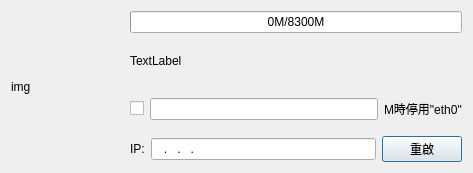
<?xml version="1.0" encoding="UTF-8"?>
<ui version="4.0">
 <class>DromFlows</class>
 <widget class="QDialog" name="DromFlows">
  <property name="geometry">
   <rect>
    <x>0</x>
    <y>0</y>
    <width>473</width>
    <height>173</height>
   </rect>
  </property>
  <property name="windowTitle">
   <string>DromFlows</string>
  </property>
  <property name="windowIcon">
   <iconset resource="dormflows.qrc">
    <normaloff>:/img/flow.png</normaloff>:/img/flow.png</iconset>
  </property>
  <layout class="QGridLayout" name="gridLayout">
   <item row="0" column="0">
    <layout class="QHBoxLayout" name="horizontalLayout_3">
     <item>
      <widget class="QLabel" name="imgL">
       <property name="text">
        <string>img                            </string>
       </property>
      </widget>
     </item>
     <item>
      <layout class="QVBoxLayout" name="verticalLayout">
       <item>
        <widget class="QProgressBar" name="flowsProg">
         <property name="maximum">
          <number>8300</number>
         </property>
         <property name="value">
          <number>0</number>
         </property>
         <property name="format">
          <string>%vM/%mM</string>
         </property>
        </widget>
       </item>
       <item>
        <widget class="QLabel" name="flowsL">
         <property name="text">
          <string>TextLabel</string>
         </property>
        </widget>
       </item>
       <item>
        <layout class="QHBoxLayout" name="horizontalLayout">
         <item>
          <widget class="QCheckBox" name="disableChk">
           <property name="text">
            <string/>
           </property>
          </widget>
         </item>
         <item>
          <widget class="QLineEdit" name="limitLE">
           <property name="inputMask">
            <string/>
           </property>
          </widget>
         </item>
         <item>
          <widget class="QLabel" name="disL">
           <property name="text">
            <string>M時停用&quot;eth0&quot;</string>
           </property>
          </widget>
         </item>
        </layout>
       </item>
       <item>
        <layout class="QHBoxLayout" name="horizontalLayout_2">
         <item>
          <widget class="QLabel" name="label_4">
           <property name="text">
            <string>IP:</string>
           </property>
          </widget>
         </item>
         <item>
          <widget class="QLineEdit" name="ipLE">
           <property name="inputMask">
            <string>000.000.000.000; </string>
           </property>
          </widget>
         </item>
         <item>
          <widget class="QPushButton" name="pushButton">
           <property name="text">
            <string>重啟</string>
           </property>
          </widget>
         </item>
        </layout>
       </item>
      </layout>
     </item>
    </layout>
   </item>
  </layout>
 </widget>
 <resources>
  <include location="dormflows.qrc"/>
 </resources>
 <connections/>
</ui>
